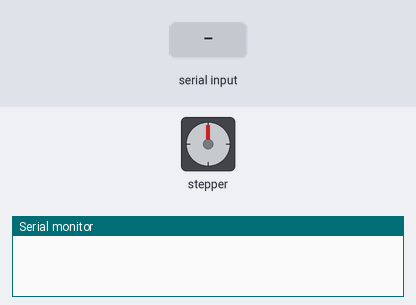
Recording of a sketch running on a simulated Arduino Uno, built with avr-gcc and run on an emulated ATmega328P. Shown: stepper motor, the last lines printed to the serial monitor. Inputs (shaded band) come from the test bench. Stepper angles assume 2048 steps per turn.

Above: at 1.2 s.
1.3 s: "step:150\n" received over Serial
At 2.8 s:
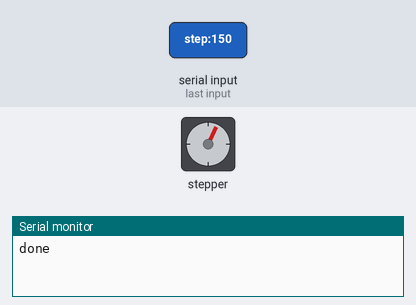
3.3 s: "step:150\n" received over Serial
At 5.2 s:
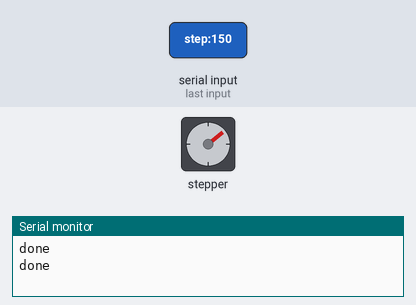
Timing chart, 0 to 6.7 s (numbered marks = the images above; inputs shaded):
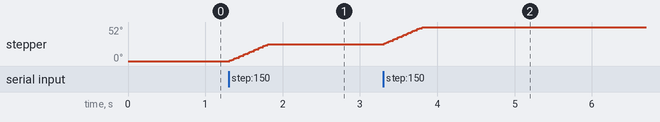

Measured:
- after the input at 1.3 s, stepper: turns 26° clockwise in 0.49 s, starting at once
- after the input at 3.3 s, stepper: turns 26° clockwise in 0.49 s, starting at once

The sketch:

stepper.ino
```cpp
#include <AccelStepper.h>

const int stepsPerRevolution = 2048;

// Swap first and last pins
AccelStepper stepper(AccelStepper::FULL4WIRE, 5, 3, 4, 2);
bool stepping = false;

void setup() {
  Serial.begin(115200);
  stepper.setMaxSpeed(300);
}

void loop() {
  if (Serial.available() > 0) {
    String raw = Serial.readStringUntil('\n');
    String key = raw.substring(0, raw.indexOf(':'));
    String data = raw.substring(raw.indexOf(':') + 1);

    if (key == "step") {
      stepper.move(data.toDouble());
      stepper.setSpeed(300);
      stepping = true;
    } else if (key == "pins") {
      stepper = AccelStepper(AccelStepper::FULL4WIRE, data[0] - '0',
                             data[1] - '0', data[2] - '0', data[3] - '0');
      stepper.setMaxSpeed(300);
      Serial.println("done");
    }
  }
  if (stepping && stepper.distanceToGo() == 0) {
    Serial.println("done");
    stepping = false;
  }
  stepper.runSpeedToPosition();
}
```
